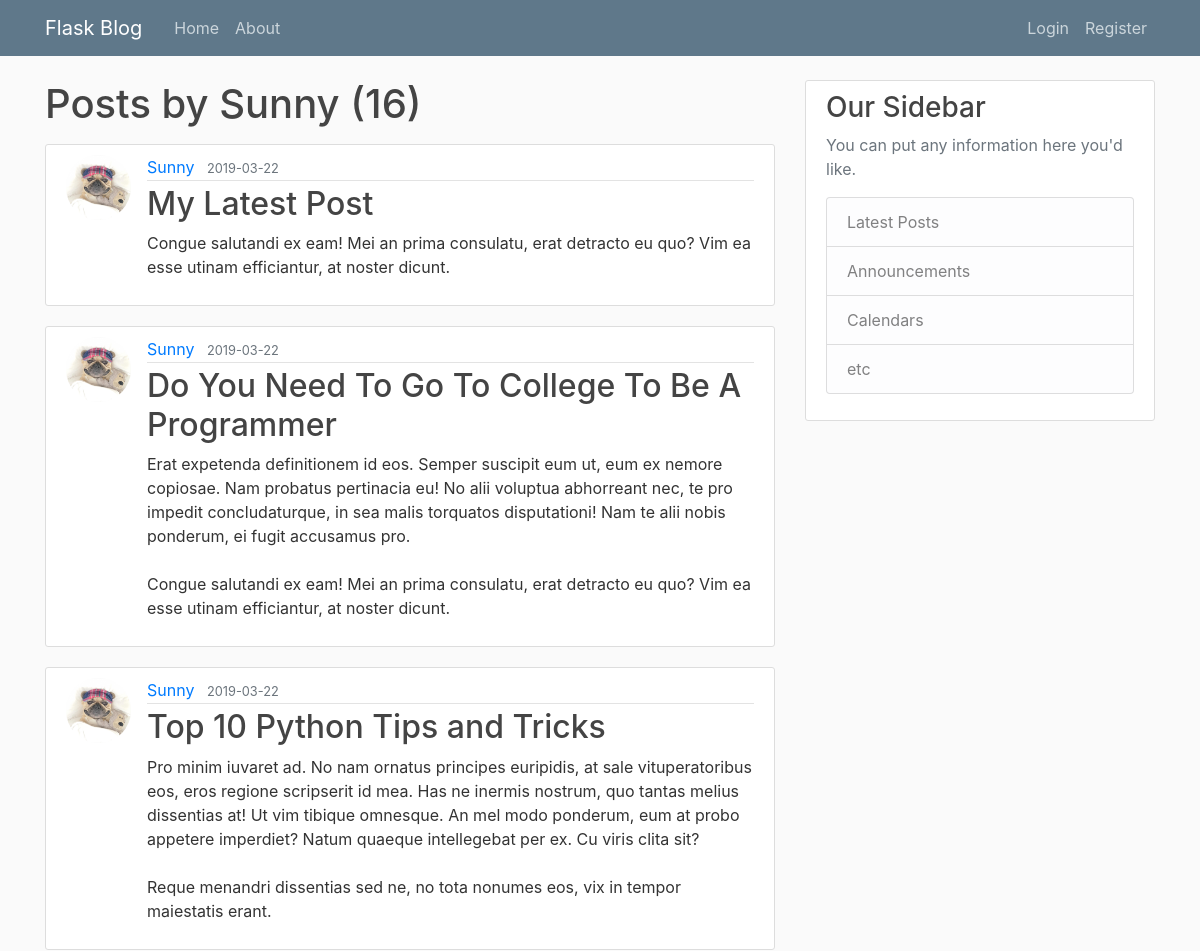
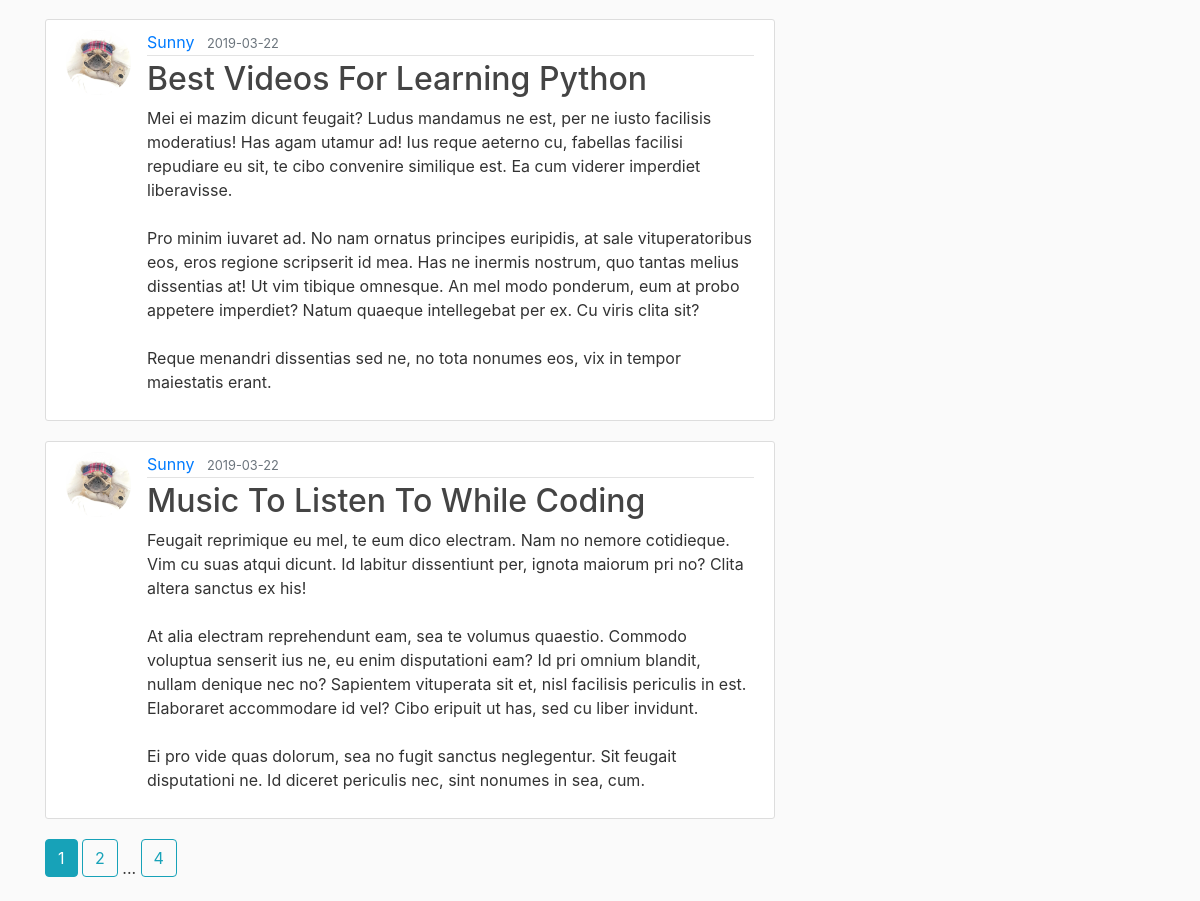
The app's page /user/Sunny, older data (2 pictures, top to bottom).
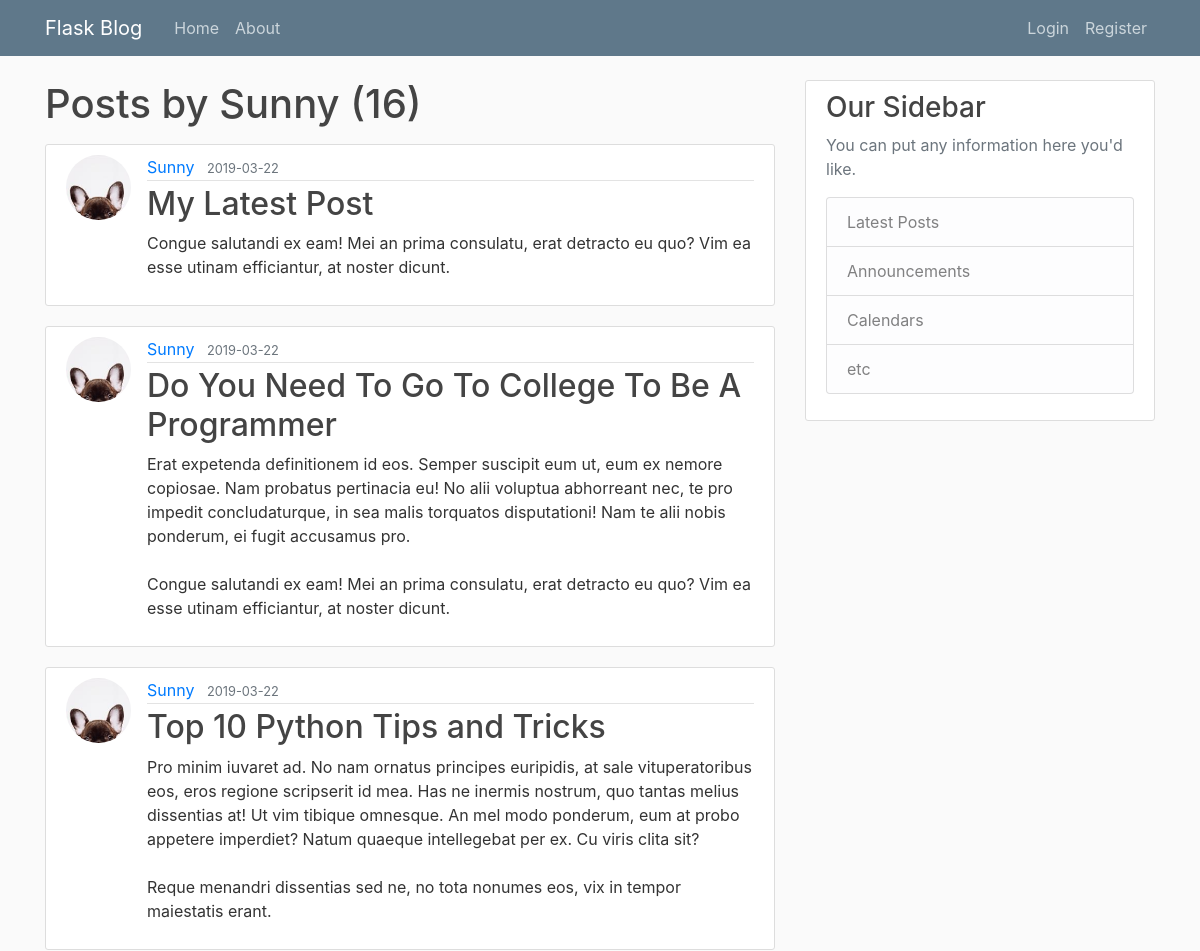
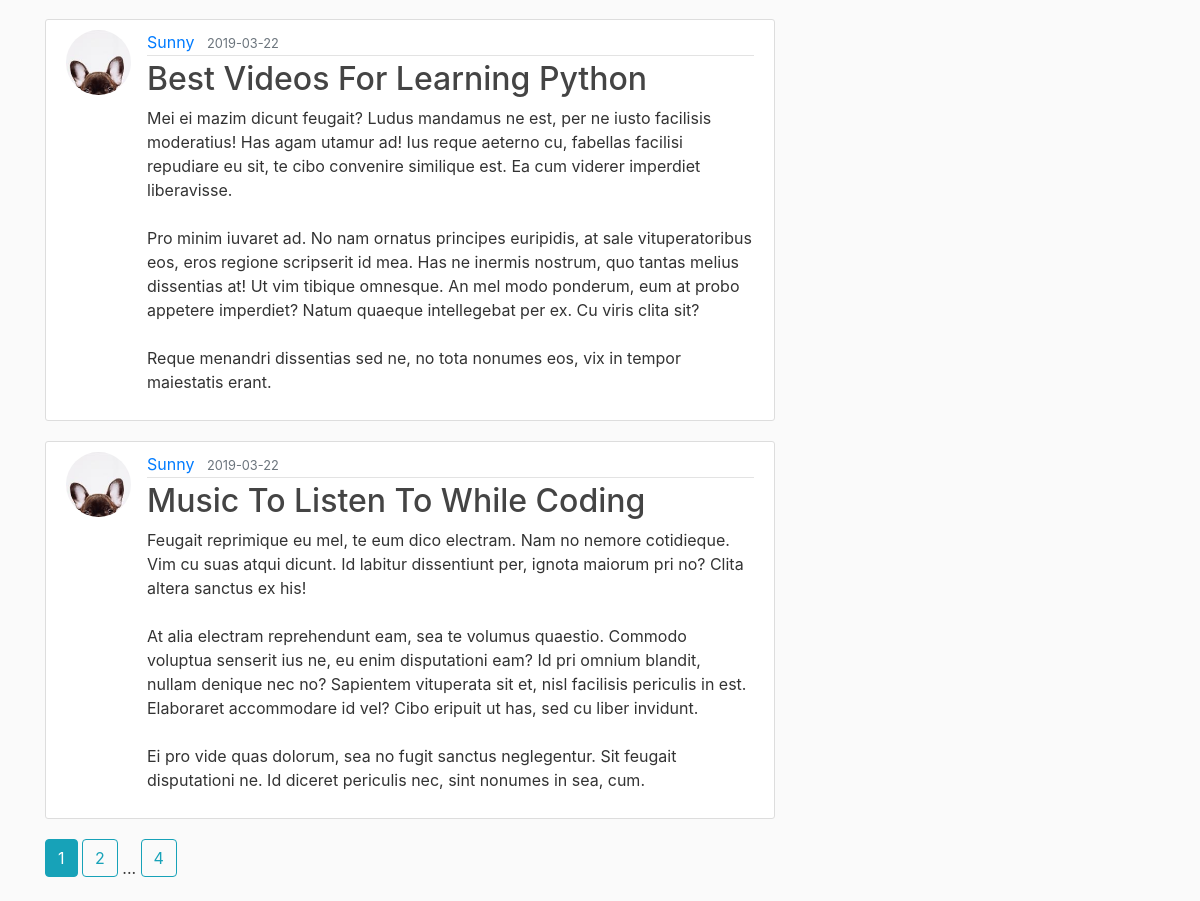
The same page, newer data (2 pictures, top to bottom).
### flaskblog/models.py (models this page shows, shortened)
class Post(db.Model):
    id = db.Column(db.Integer, primary_key=True)
    title = db.Column(db.String(100), nullable=False)
    date_posted = db.Column(db.DateTime, nullable=False, default=datetime.utcnow)
    content = db.Column(db.Text, nullable=False)
    user_id = db.Column(db.Integer, db.ForeignKey('user.id'), nullable=False)

class User(db.Model, UserMixin):
    id = db.Column(db.Integer, primary_key=True)
    username = db.Column(db.String(20), unique=True, nullable=False)
    email = db.Column(db.String(120), unique=True, nullable=False)
    image_file = db.Column(db.String(20), nullable=False, default='default.jpg')
    password = db.Column(db.String(60), nullable=False)
    posts = db.relationship('Post', backref='author', lazy=True)

### flaskblog/users/routes.py (the view)
@users.route("/user/<string:username>")
def user_posts(username):
    page = request.args.get('page', 1, type=int)
    user = User.query.filter_by(username=username).first_or_404()
    posts = Post.query.filter_by(author=user)\
        .order_by(Post.date_posted.desc())\
        .paginate(page=page, per_page=5)
    return render_template('user_posts.html', posts=posts, user=user)

### flaskblog/templates/user_posts.html
{% extends "layout.html" %}
{% block content %}
  <h1 class="mb-3">Posts by {{ user.username }} ({{ posts.total }})</h1>
	{% for post in posts.items %}
		<article class="media content-section">
      <img class="rounded-circle article-img" src="{{ url_for('static', filename='profile_pics/' + post.author.image_file) }}">
      <div class="media-body">
        <div class="article-metadata">
          <a class="mr-2" href="{{ url_for('users.user_posts', username=post.author.username) }}">{{ post.author.username }}</a>
          <small class="text-muted">{{ post.date_posted.strftime('%Y-%m-%d') }}</small>
        </div>
        <h2><a class="article-title" href="{{ url_for('posts.post', post_id=post.id) }}">{{ post.title }}</a></h2>
        <p class="article-content">{{ post.content }}</p>
      </div>
    </article>
	{% endfor %}
  {% for page_num in posts.iter_pages(left_edge = 1, right_edge = 1, left_current = 1, right_current = 2) %}
    {% if page_num %}
      {% if posts.page == page_num %}
        <a class="btn btn-info mb-4" href="{{ url_for('users.user_posts', username=user.username, page=page_num) }}">{{ page_num }}</a>
      {% else %}
        <a class="btn btn-outline-info mb-4" href="{{ url_for('users.user_posts', username=user.username, page=page_num) }}">{{ page_num }}</a>
      {% endif %}
    {% else %}
      ...
    {% endif %}
  {% endfor %}
{% endblock content %}

Row changes from the older to the newer data that the page shows:
changed through a linked row, Post "My Latest Post": image_file: a different picture
changed through a linked row, Post "Do You Need To Go To College To Be A Programmer": image_file: a different picture
changed through a linked row, Post "Top 10 Python Tips and Tricks": image_file: a different picture
changed through a linked row, Post "Best Videos For Learning Python": image_file: a different picture
changed through a linked row, Post "Music To Listen To While Coding": image_file: a different picture
